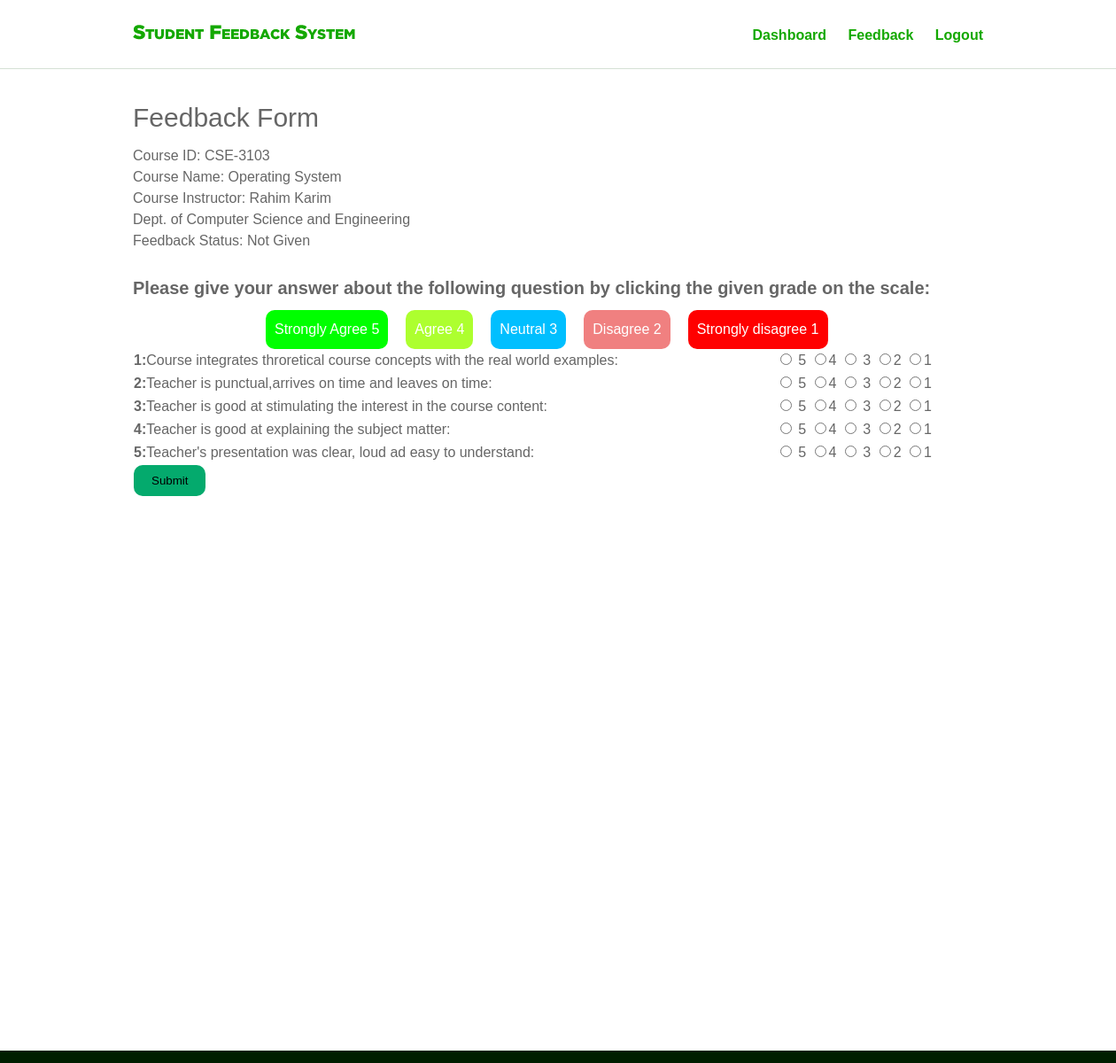
/submitanswer/11/ (signed in), run on the app's committed database.
### main/models.py (models this page shows, shortened)
class ReviewSet(models.Model):
    name = models.CharField(max_length=200, blank=True)
    semester = models.ForeignKey(Semester, default="", on_delete=models.CASCADE)
    teacher = models.ForeignKey(Teacher, default="", on_delete=models.CASCADE)
    dept = models.ForeignKey(Dept, default="", on_delete=models.CASCADE)
    subject = models.ForeignKey(Subject, default="", on_delete=models.CASCADE)
    question = models.ManyToManyField(Question)
    created = models.DateTimeField(default=datetime.now)
    endtime = models.DateTimeField( blank=True,null=True)
    stop = models.BooleanField(default=False)

class Subject(models.Model):
    name = models.CharField(max_length=250, blank=False)
    dept = models.ForeignKey(Dept, on_delete=models.CASCADE)
    subcode = models.CharField(max_length=50, unique=True)
    class Meta:
        ordering = ['subcode']

class Question(models.Model):
    name = models.CharField(max_length=200, unique=True)
    def __str__(self):
        return str(self.name)

### account/models.py (models this page shows, shortened)
class Teacher(models.Model):
    user = models.ForeignKey(User, on_delete=models.CASCADE)
    profile_pic = models.ImageField(upload_to='profile_pic_teacher', default='teacher.jpeg')
    dept = models.ForeignKey(Dept, on_delete=models.CASCADE)
    teacherid = models.CharField(max_length=200, blank=True)
    mobilenum = models.CharField(max_length=15, blank=True)
    pass_updated = models.BooleanField(default=False)

### main/views.py (the view, shortened to what this page needs)
# urls.py: url(r'^submitanswer/(?P<pk>\d+)/$',views.submitanswer, name = "submitanswer"),
@login_required(login_url = '/login/')
def submitanswer(request,pk):
    usr = request.user.username
    yes = StudentProfile.objects.filter(user=request.user)
    print(yes)
    if yes:
        reviewset = get_object_or_404(ReviewSet, pk=pk)
        if yes[0].year_semester == reviewset.semester:
            doubleyes = Review.objects.filter(user=request.user, reviewfor=reviewset)
            if not doubleyes:
                now = datetime.utcnow().replace(tzinfo=utc)
                if reviewset.endtime >= now:
                    question = reviewset.question.all()
                    user = request.user
                    context = {
                        'question': question,
                        'reviewset': reviewset,
                    }
                    return render(request, 'front/feedback_status.html', context )
                else:
                    return render(request, 'front/timeover.html')
            else:
                return render(request, 'front/given.html' )
        else:
            return render(request, 'front/notauthorised.html' )
    else:
        return render(request, 'front/notauthorised.html' )

### account/models.py (called while the page is built)
    def __str__(self):
        return self.user.username

### templates/front/feedback_status.html (shortened to what this page needs)
{% extends 'master.html' %}
{% load static %}
{% block body %}
{% include 'navbar.html' %}
<section id="feedbackstatus_area">
    <div class="inner_feedbackstatus container">
        <h4>Feedback Form</h4>
        <p>
            Course ID: {{reviewset.subject.subcode}}<br>
            Course Name: {{reviewset.subject.name}}<br>
            Course Instructor: {{reviewset.teacher.user.first_name}} {{reviewset.teacher.user.last_name}}<br>
            Dept. of Computer Science and Engineering<br>
            Feedback Status: Not Given<br>
        </p>
        <div class="feedback_form" >
            <h3>Please give your answer about the following question by clicking the given grade on the scale:</h3>
            <div class="comment">
                <ul>
                    <li>Strongly Agree 5</li>
                    <li>Agree 4</li>
                    <li>Neutral 3</li>
                    <li>Disagree 2</li>
                    <li>Strongly disagree 1</li>
                </ul>
            </div>
            <table>
              <form class="" action="" method="post">
               {% for q in question %}
                <tr>
                    <td><b>{{ forloop.counter }}:</b>{{q}}</td>
                    <td>
                        <input type="radio" name="inp{{forloop.counter}}" value="5" required> 5
                        <input type="radio" name="inp{{forloop.counter}}" value="4">4
                        <input type="radio" name="inp{{forloop.counter}}" value="3"> 3
                        <input type="radio" name="inp{{forloop.counter}}" value="2">2
                        <input type="radio" name="inp{{forloop.counter}}" value="1">1
                    </td>
                </tr>
                {% endfor %}
                <tr>
                  <td>
                  <button style="padding: 10px 20px; border-radius: 10px; background-color: #04AA6D; border: None;" type="submit">Submit</button>
                  </td>
                </tr>
                </form>
            </table>
        </div>
    </div>
</section>
{% endblock %}

### static/css/style.css (style rules this page uses)
html { position: relative; min-height: 100%; }
body { color: #666666; font-family: Georgia, sans-serif; font-size: 16px; line-height: 1.5em; margin: 0; margin-bottom: 170px; }
.container { margin: 0 auto; max-width: 960px; width: 96%; }
#feedbackstatus_area { background: #fff; margin: 40px; padding: 0; }
.inner_feedbackstatus { overflow: visible; display: block; width: 100%; margin-bottom: 136px; }
.inner_feedbackstatus h4 { color: #666666; font-size: 30px; line-height: 1em; font-weight: normal; margin-bottom: 15px; }
.inner_feedbackstatus h3 { color: #666666; font-size: 20px; line-height: 1em; font-weight: 600; margin-top: 15px; margin-bottom: 15px; float: left; }
.inner_feedbackstatus table { border-collapse: collapse; width: 100%; }
.inner_feedbackstatus .comment ul { width: 75%; display: block; margin: 0 auto 15px; }
.inner_feedbackstatus .comment ul li { float: left; list-style-type: none; border: 1px hidden #666666; border-radius: 10px 10px; padding: 10px; margin: 0 10px; }
.inner_feedbackstatus .comment ul li:nth-child(1) { background-color: #00ff00; color: #fff; }
.inner_feedbackstatus .comment ul li:nth-child(2) { background-color: #adff2f; color: #fff; }
.inner_feedbackstatus .comment ul li:nth-child(3) { background-color: #00bfff; color: #fff; }
.inner_feedbackstatus .comment ul li:nth-child(4) { background-color: #f08080; color: #fff; }
.inner_feedbackstatus .comment ul li:nth-child(5) { background-color: #ff0000; color: #fff; }

### data on the page
ReviewSet: subject.subcode "CSE-3103", subject.name "Operating System", teacher.user.first_name "Rahim", teacher.user.last_name "Karim"
Question: name "Course integrates throretical course concepts with the real world examples:"
Question: name "Teacher is punctual,arrives on time and leaves on time:"
Question: name "Teacher is good at stimulating the interest in the course content:"
Question: name "Teacher is good at explaining the subject matter:"
Question: name "Teacher's presentation was clear, loud ad easy to understand:"
